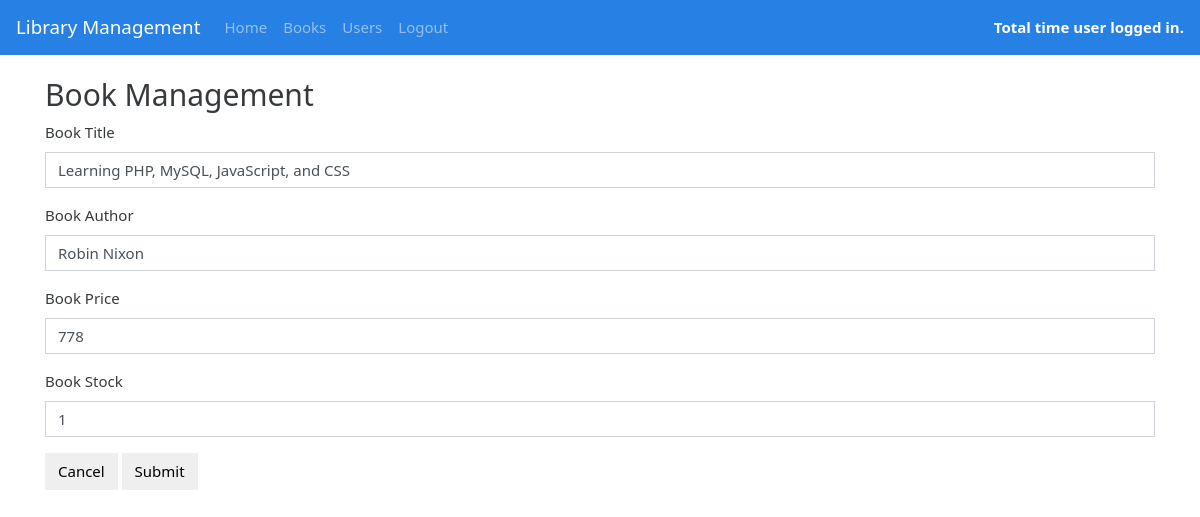
/books_form.php?id=4, run on the app's committed database.
### tables this page shows
CREATE TABLE `books` (
  `id` int(11) NOT NULL,
  `title` varchar(50) NOT NULL,
  `author` varchar(50) NOT NULL,
  `price` int(11) NOT NULL,
  `stock` int(11) NOT NULL,
  `titleurl` text NOT NULL,
  `pendingstock` int(11) NOT NULL,
  `datetime` timestamp NULL DEFAULT CURRENT_TIMESTAMP ON UPDATE CURRENT_TIMESTAMP
);

### books_form.php (the view, shortened to what this page needs)
<?php
	require 'db/connect.php';
	$id = (isset($_GET['id']))?$_GET['id']:0;
	$sql = "select * from books where id=$id";
	$result = $db->query($sql);
	$row = $result->fetch_assoc();
?>
<!DOCTYPE html>
<html lang="en">
	<head>
		<link rel="stylesheet" href="css/bootstrap.min.css">
	</head>
	<body>
		<?php include("nav.php"); ?>
		<div class="container">
		<br>
		<h2>Book Management</h2>
			<form action="books_save.php" method="post" id="clientform">
				<div class="form-group">
					<label for="title">Book Title</label>
					<input type="text" class="form-control" value="<?php echo $row['title'];?>" id="title" placeholder="Enter Book Title" name="title">
				</div>
				<div class="form-group">
					<label for="author">Book Author</label>
					<input type="text" class="form-control" value="<?php echo $row['author'];?>" id="lastname" placeholder="Enter Book Author" name="author">
				</div>
				<div class="form-group">
					<label for="price">Book Price</label>
					<input type="text" class="form-control" value="<?php echo $row['price'];?>" id="price" placeholder="Enter Book Price" name="price">
				</div>
				<div class="form-group">
					<label for="stock">Book Stock</label>
					<input type="text" class="form-control" value="<?php echo $row['stock'];?>" id="stock" placeholder="Enter Book Stock" name="stock">
				</div>
				<button type="button" class="btn btn-default" onClick="history.back()">Cancel</button>
				<button type="submit" class="btn btn-default">Submit</button>
			</form>
		</div>
	</body>
</html>

### data on the page
books: title "Learning PHP, MySQL, JavaScript, and CSS", author "Robin Nixon", price "778", stock "1"
